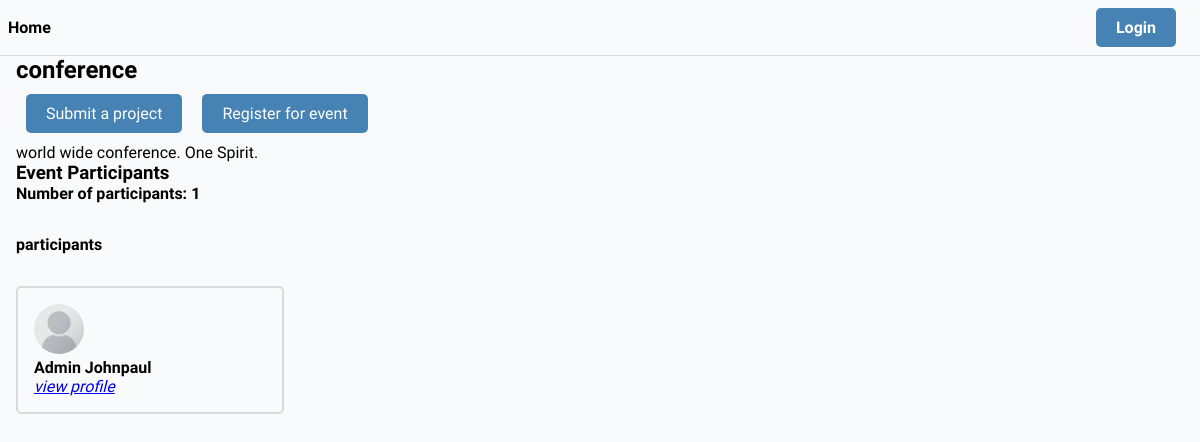
Screenshot of /event/6bbd9fcb-3b78-4c6b-80bd-5dfed9363a7b/ with the database file from the repository.
### core/models.py (models this page shows, shortened)
class Event(models.Model):
    name = models.CharField(max_length=200)
    description = models.TextField( null=True, blank=True)
    participants = models.ManyToManyField(User, blank=True, related_name='events')
    start_date = models.DateTimeField(null=True)
    end_date = models.DateTimeField(null=True)
    registration_deadline = models.DateTimeField(null=True)
    updated = models.DateTimeField(auto_now=True)
    created = models.DateTimeField(auto_now_add=True)
    id = models.UUIDField(primary_key=True, editable=False, unique=True, default=uuid.uuid4)

### users/models.py (models this page shows, shortened)
class User(AbstractUser):
    username = models.CharField(max_length=100, null=True, blank=True)
    name = models.CharField(max_length=100)
    email = models.EmailField(unique=True)
    bio = models.TextField(null= True, blank=True)
    hackthon_participant = models.BooleanField(default=True, null=False)
    avatar = models.ImageField(default = 'avatars/profile.jpeg', null=True)
    id = models.UUIDField(primary_key=True, editable=False, unique=True, default=uuid.uuid4)
    USERNAME_FIELD = 'email' #makes username exempted
    REQUIRED_FIELDS = ['username']    #a must use when you use USERNAME_FIELD

### core/views.py (the view, shortened to what this page needs)
# urls.py: path('event/<uuid:pk>/', EventView.as_view(), name='event'),
class EventView(View):
    def get(self, request, pk):
        try:
            event = Event.objects.get(id=pk)
            user = request.user
            if(user.is_authenticated):
                submitted = Submission.objects.filter(participant = request.user, event=event).exists()
                print('submitted> > > :   ', submitted)
            else:
                submitted = False
        except Event.DoesNotExist:
            messages.warning(request, "event not found")
            return redirect(request.META.get("HTTP_REFERER", '/'))
        context = {
            'event':event,
            'submitted':submitted
        }
        return render(request, 'core/event.html', context)

### templates/core/event.html (shortened to what this page needs)
{% extends 'base.html' %}
{% block content %}
<h2>{{event.name}}</h3>
<div class="event-action-wrapper">
    {% if submitted %}
    <p class="text-success" style="align-self: center; font-weight: bold;">You have submitted a project for this event! |</p>
    {% else %}
    <a class= "btn btn-primary" href="{% url 'project-submission' event.id %}">Submit a project</a>
    {% endif %}
    {% if user not in event.participants.all  %}
    <a class= "btn btn-primary" href="{% url 'confirm-event' event.id %}">Register for event</a>
    {% elif not submitted %}
    <form  method="POST">
        {% csrf_token %}
        <input class="btn btn-warning" type="submit" value="Cancel registration">
    </form>
    {% else %}
    <p class="text-success" style="align-self: center; font-weight: bold;">|  You have registered for this event!</p>
{% endif %}
</div>
<p>{{event.description|urlize|linebreaks}}</p>
<div>
    <h3>Event Participants</h3>
        <h4>Number of participants: {{event.participants.all.count}}</h4>
    <section class="section">
        <h4>participants</h4>
        <div class="users-list section">
            {% for user in event.participants.all %}
                <div class="user-wrapper">
                    <img src="{{user.avatar.url}}" class="avatar" alt="{{user.name}}">
                <h4>{{user.name}}</h4>
                 <a href="{% url 'user-profile' user.id %}"><i>view profile</i></a>
                </div>
            {% endfor %}
        </div>
    </section>
</div>
{% endblock content %}

### static/css/main.css (style rules this page uses)
* { padding: 0; margin: 0; box-sizing: border-box; font-family: 'Readex Pro'; background-color: rgb(249, 250, 251); }
body { width: 100%; }
.users-list { display: grid; grid-template-columns: 1fr 1fr 1fr 1fr; gap: 2em; }
.user-wrapper { border-radius: 5px; border: solid 2px #dadada; padding: 1em; }
.avatar { width: 50px; height: 50px; object-fit: cover; border-radius: 50px; }
.btn { padding: 10px 20px; border-radius: 5px; background-color: rgb(204, 204, 204); text-decoration: none; display: block; width: fit-content; margin: 10px; }
.btn-primary { background-color: steelblue; color: #fff !important; }
.event-action-wrapper { display: flex; flex-wrap: wrap; }
.section { margin: 2em 0; }

### rows the page displays
Event: name "conference", description "world wide conference. One Spirit.", participants.all.count "1"
User: avatar (placeholder picture), name "Admin Johnpaul"
